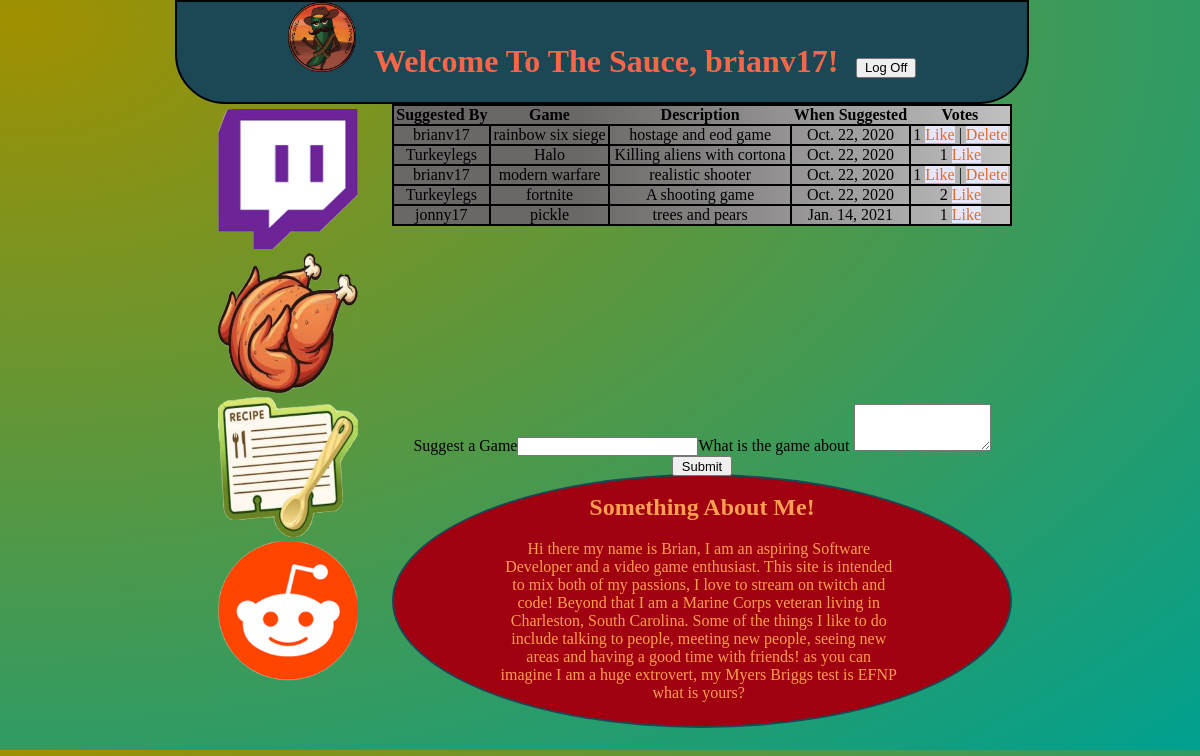
/main (signed in), run on the app's committed database.
### spicyapp/models.py (models this page shows)
class User(models.Model):
    first_name = models.CharField(max_length=30)
    last_name = models.CharField(max_length=30)
    user_name = models.CharField(max_length = 255)
    email = models.EmailField(max_length=50)
    password = models.CharField(max_length=30)
    created_at = models.DateTimeField(auto_now_add=True)
    updated_at = models.DateTimeField(auto_now=True)
    objects = UserManager()

class Suggestion(models.Model):
    member = models.ForeignKey(User, related_name='suggestions', on_delete=models.CASCADE)
    video_game = models.CharField(max_length=30)
    description = models.CharField(max_length=255)
    like = models.ManyToManyField(User, related_name='likes')
    created_at = models.DateTimeField(auto_now_add=True)
    updated_at = models.DateTimeField(auto_now=True)

### spicyapp/views.py (the view)
# urls.py: path('main', views.main_page),
def main_page(request):
    context = {
        'user': User.objects.get(id=request.session['uuid']),
        'sug': Suggestion.objects.all()
    }
    return render(request, 'main.html', context)

### spicyapp/templates/main.html (shortened to what this page needs)
<!DOCTYPE html>
<html lang="en">
<head>
    {% load static %}
    <link rel="stylesheet" href="{% static 'css/main.css'%}">
</head>
<body>
    <header><img src="{% static 'img/SomethingSpicy_logo.png' %}" alt="something spicy logo" height="70px"><h1>Welcome To The Sauce, {{ user.user_name }}!</h1><a href="/logout"><button type='button'>Log Off</button></a></header>
    <div class ='links'>
        <a href="https://www.twitch.tv/somethingspicytv"><img src="{% static 'img/twitchlogo.png' %}" alt="twitch"></a>
        <a href="/videos"><img src="{% static 'img/Chicken.png' %}" alt="videos">
        <a href="/forum"><img src="{% static 'img/forum.png' %}" alt="forum" >
        <a href="https://www.reddit.com/user/SomethingSpicyTv"><img src="{% static 'img/redditlogo.png' %}" alt="reddit"></a>
    </div>
    <div class = 'suggest'>
        <div class = 'one'>
            <table>
                <thead>
                    <tr>
                        <th>Suggested By</th>
                        <th>Game</th>
                        <th>Description</th>
                        <th>When Suggested</th>
                        <th>Votes</th>
                    </tr>
                </thead>
                <tbody>
                    {% for each in sug %}
                    <tr>
                        <td>{{ each.member.user_name }}</td>
                        <td>{{ each.video_game }}</td>
                        <td>{{ each.description }}</td>
                        <td>{{ each.created_at.date }}</td>
                        <td>
                            {{ each.like.all | length }}
                        {% if user not in each.like.all %}
                        <a href="/like/{{ each.id }}">Like</a>
                        {% endif %}
                        {% if user.id == each.member.id %}
                        | <a href="/delete/{{ each.id }}">Delete</a>
                        {% endif %}
                        </td>
                    </tr>
                    {% endfor %}
                </tbody>
            </table>
        </div>
        <form action="/suggest/{{ user.id }}" method='post'>
            <p>Suggest a Game<input type='text' name='video_game'>What is the game about <textarea name="description" cols="15" rows="3"></textarea><button type='submit'>Submit</button></p>
        </form>
        <div id="bio">
            <h2>Something About Me!</h2>
            <p>Hi there my name is Brian, I am an aspiring Software Developer and a video game enthusiast. This site is intended to mix both of my passions, I love to stream on twitch and code! Beyond that I am a Marine Corps veteran living in Charleston, South Carolina. Some of the things I like to do include talking to people, meeting new people, seeing new areas and having a good time with friends! as you can imagine I am a huge extrovert, my Myers Briggs test is EFNP what is yours?</p>
        </div>
    </div>
</body>
</html>

### spicyapp/static/css/main.css (style rules this page uses)
* { margin: 0px; padding: 0px; }
body { background: cover; background-image: radial-gradient(farthest-corner at 20px 20px,#a09000, #00a08f); cursor: cell; margin: 0px auto; height: 750px; width: 850px; text-align: center; }
header { font-family: Georgia, 'Times New Roman', Times, serif ; display: inline-block; width: 850px; height: 100px; text-align: center; border: 2px black solid; background-color: #1c4755; border-bottom-left-radius: 50px; border-bottom-right-radius: 50px; }
header h1 { display: inline-block; width: 500px; height: 100px; color: #F66747 }
header button { height: 20px; font-size: small; }
.links { padding-top: 5px; padding-bottom: 5px; display: inline-block; height: 614px; width: 200px; }
.links a { width: 150px; height: 120px; }
.links img { height: 140px; width: 140px; }
.suggest { vertical-align: top; display: inline-block; height: 400px; width: 620px; }
.one { overflow: auto; height: 300px; width: 620px; }
table { color: black; background-image: linear-gradient(90deg, rgb(107, 103, 103) 30%,silver); border-collapse: collapse; text-align: center; border: black 2px solid; height: 50px; width: 620px; }
table tr { height: 10px; }
table td { border-bottom: black 2px solid; border-left: black 2px solid; vertical-align: top; height: 10px; }
table tbody { border: black 2px solid; }
table a { background-color: lavender; color: rgb(216, 110, 48); text-decoration: none; }
form { vertical-align: bottom; height: 70px; width: 620px; }
form p { height: 50px; width: 620px; vertical-align: top; }
form button { height: 20px; font-size: small; }
#bio { border: #1c4755 2px solid; border-radius: 50%; color: #ff9f52; background: #a00010; height: 250px; text-align: center; }
#bio p { padding-left: 17%; padding-top: 3%; width: 400px; }
#bio h2 { padding-top:3%; }
button { height: 40px; width: 60px; font-size: large; font-family: 'Lucida Sans', 'Lucida Sans Regular', 'Lucida Grande', 'Lucida Sans Unicode', Geneva, Verdana, sans-serif; }

### data on the page
User: user_name "brianv17"
Suggestion: member.user_name "brianv17", video_game "rainbow six siege", description "hostage and eod game", created_at "Oct. 22, 2020", like.all|length "1"
Suggestion: member.user_name "Turkeylegs", video_game "Halo", description "Killing aliens with cortona", created_at "Oct. 22, 2020", like.all|length "1"
Suggestion: member.user_name "brianv17", video_game "modern warfare", description "realistic shooter", created_at "Oct. 22, 2020", like.all|length "1"
Suggestion: member.user_name "Turkeylegs", video_game "fortnite", description "A shooting game", created_at "Oct. 22, 2020", like.all|length "2"
Suggestion: member.user_name "jonny17", video_game "pickle", description "trees and pears", created_at "Jan. 14, 2021", like.all|length "1"
